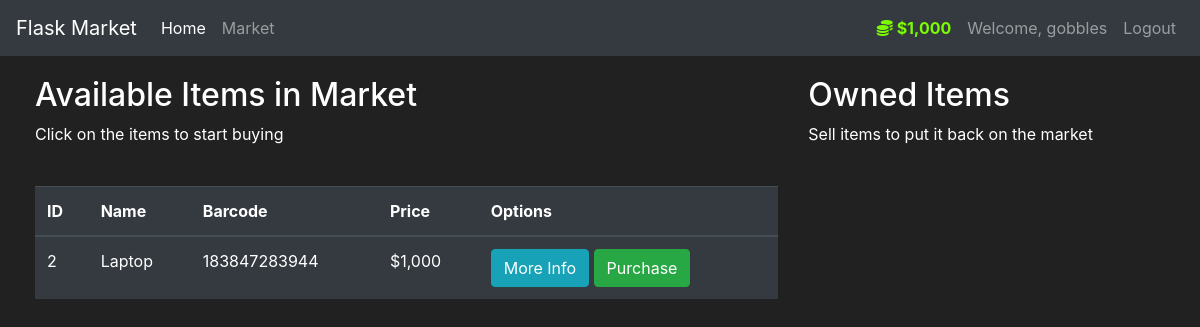
Page /market (signed in) on the earlier database version.
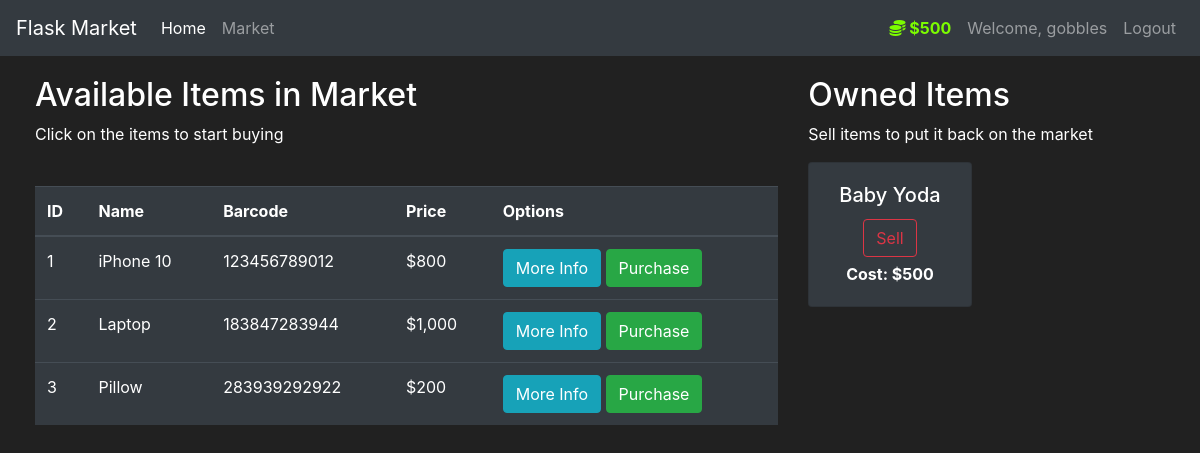
Same page on the later database version.
### market/models.py (models this page shows, shortened)
class User(db.Model, UserMixin):
    id = db.Column(db.Integer, primary_key=True)
    username = db.Column(db.String(length=30), nullable=False, unique=True)
    email_address = db.Column(db.String(length=50), nullable=False, unique=True)
    password_hash = db.Column(db.String(length=60), nullable=False)
    budget = db.Column(db.Integer, nullable=False, default=1000)
    items = db.relationship("Item", backref="owned_user", lazy=True)
    @property
    def prettier_budget(self):
        if len(str(self.budget)) >= 4:
            formatted_budget = str(self.budget)
            for n in range(3, len(str(self.budget)), 4):
                formatted_budget = f"{formatted_budget[:-n]},{formatted_budget[-n:]}"
            return f"${formatted_budget}"
        else:
            return f"${self.budget}"
    @property
    def password(self):
        return self.password

class Item(db.Model):
    id = db.Column(db.Integer, primary_key=True)
    name = db.Column(db.String(length=30), nullable=False, unique=True)
    barcode = db.Column(db.String(length=12), nullable=False, unique=True)
    price = db.Column(db.Integer(), nullable=False)
    description = db.Column(db.String(length=1024), nullable=False, unique=True)
    owner = db.Column(db.Integer(), db.ForeignKey('user.id'))
    @property
    def prettier_price(self):
        if len(str(self.price)) >= 4:
            formatted_price = str(self.price)
            for n in range(3, len(str(self.price)), 4):
                formatted_price = f"{formatted_price[:-n]},{formatted_price[-n:]}"
            return f"${formatted_price}"
        else:
            return f"${self.price}"

### market/routes.py (the view, shortened to what this page needs)
@app.route("/market", methods=["GET", "POST"])
@login_required
def market_page():
    purchase_form = PurchaseItemForm()
    selling_form = SellItemForm()
    if request.method == "GET":
        items = Item.query.filter_by(owner=None)
        owned_items = Item.query.filter_by(owner=current_user.id)
        return render_template("market.html", items=items, owned_items=owned_items, purchase_form=purchase_form,
                               selling_form=selling_form)

### market/models.py (called while the page is built)
@login_manager.user_loader
def load_user(user_id):
    return User.query.get(int(user_id))

### market/templates/market.html (shortened to what this page needs)
{% extends "base.html" %}
{% block content %}
    <div class="row" style="margin: 20px">
        <div class="col-md-8">
            <h2>Available Items in Market</h2>
            <p>Click on the items to start buying</p>
            <br>
            <table class="table table-hover table-dark">
                <thead>
                <tr>
                    <th scope="col">ID</th>
                    <th scope="col">Name</th>
                    <th scope="col">Barcode</th>
                    <th scope="col">Price</th>
                    <th scope="col">Options</th>
                </tr>
                </thead>
                <tbody>
                {% for item in items %}
                    <tr>
                        <td>{{ item.id }}</td>
                        <td>{{ item.name }}</td>
                        <td>{{ item.barcode }}</td>
                        <td>{{ item.prettier_price }}</td>
                        <td>
                            <button class="btn btn-outline btn-info" data-toggle="modal"
                                    data-target="#Modal-MoreInfo-{{ item.id }}">
                                More Info
                            </button>
                            <button class="btn btn-outline btn-success" data-toggle="modal"
                                    data-target="#Modal-PurchaseConfirm-{{ item.id }}">Purchase
                            </button>
                        </td>
                    </tr>
                {% endfor %}
                </tbody>
            </table>
        </div>
        <div class="col-md-4">
            <h2>Owned Items</h2>
            <p>Sell items to put it back on the market</p>
            <div class="row">
                {% for owned_item in owned_items %}
                    <div class="col-md-6">
                        <div style="margin-bottom: 5px" class="card text-center bg-dark">
                            <div class="card-body">
                                <h5 class="card-title">{{ owned_item.name }}</h5>
                                <button type="button" class="btn btn-outline-danger" style="margin-bottom: 5px"
                                        data-toggle="modal" data-target="#Modal-SellingConfirm-{{ owned_item.id }}">
                                    Sell
                                </button>
                                <p class="card-text"><strong>Cost: {{ owned_item.prettier_price }}</strong></p>
                            </div>
                        </div>
                    </div>
                {% endfor %}
            </div>
        </div>
    </div>
{% endblock %}

### market/templates/base.html (shortened to what this page needs)
<!doctype html>
<html lang="en">
<head>
    <link rel="stylesheet" href="https://cdn.jsdelivr.net/npm/bootstrap@4.5.3/dist/css/bootstrap.min.css"
>
</head>
<body>
<nav class="navbar navbar-expand-md navbar-dark bg-dark">
    <a class="navbar-brand" href="{{ url_for("home_page") }}">Flask Market</a>
    <div class="collapse navbar-collapse" id="navbarNav">
        <ul class="navbar-nav mr-auto">
            <li class="nav-item active">
                <a class="nav-link" href="{{ url_for("home_page") }}">Home</a>
            </li>
            <li class="nav-item">
                <a class="nav-link" href="{{ url_for("market_page") }}">Market</a>
            </li>
        </ul>
        {% if current_user.is_authenticated %}
            <ul class="navbar-nav">
                <li class="nav-item">
                    <a class="nav-link" style="color: lawngreen; font-weight: bold;">
                        <i class="fas fa-coins"></i>
                        {{ current_user.prettier_budget }}
                    </a>
                </li>
                <li class="nav-item">
                    <a class="nav-link">Welcome, {{ current_user.username }}</a>
                </li>
                <li class="nav-item">
                    <a class="nav-link" href="{{ url_for("logout_page") }}">Logout</a>
                </li>
            </ul>
        {% endif %}
    </div>
</nav>
{% block content %}
{% endblock %}
</body>
</html>

### market/templates/base.html (style rules this page uses)
body { background-color: #212121; color: white }

Differences in the rows shown:
changed User "gobbles": prettier_budget "$1,000" → "$500"
now on this page (row edited): Item: id "1", name "iPhone 10", barcode "123456789012", prettier_price "$800", shown under "Available Items in Market"
added Item: id "3", name "Pillow", barcode "283939292922", prettier_price "$200", shown under "Available Items in Market"
added Item: name "Baby Yoda", prettier_price "$500", shown under "Owned Items"
